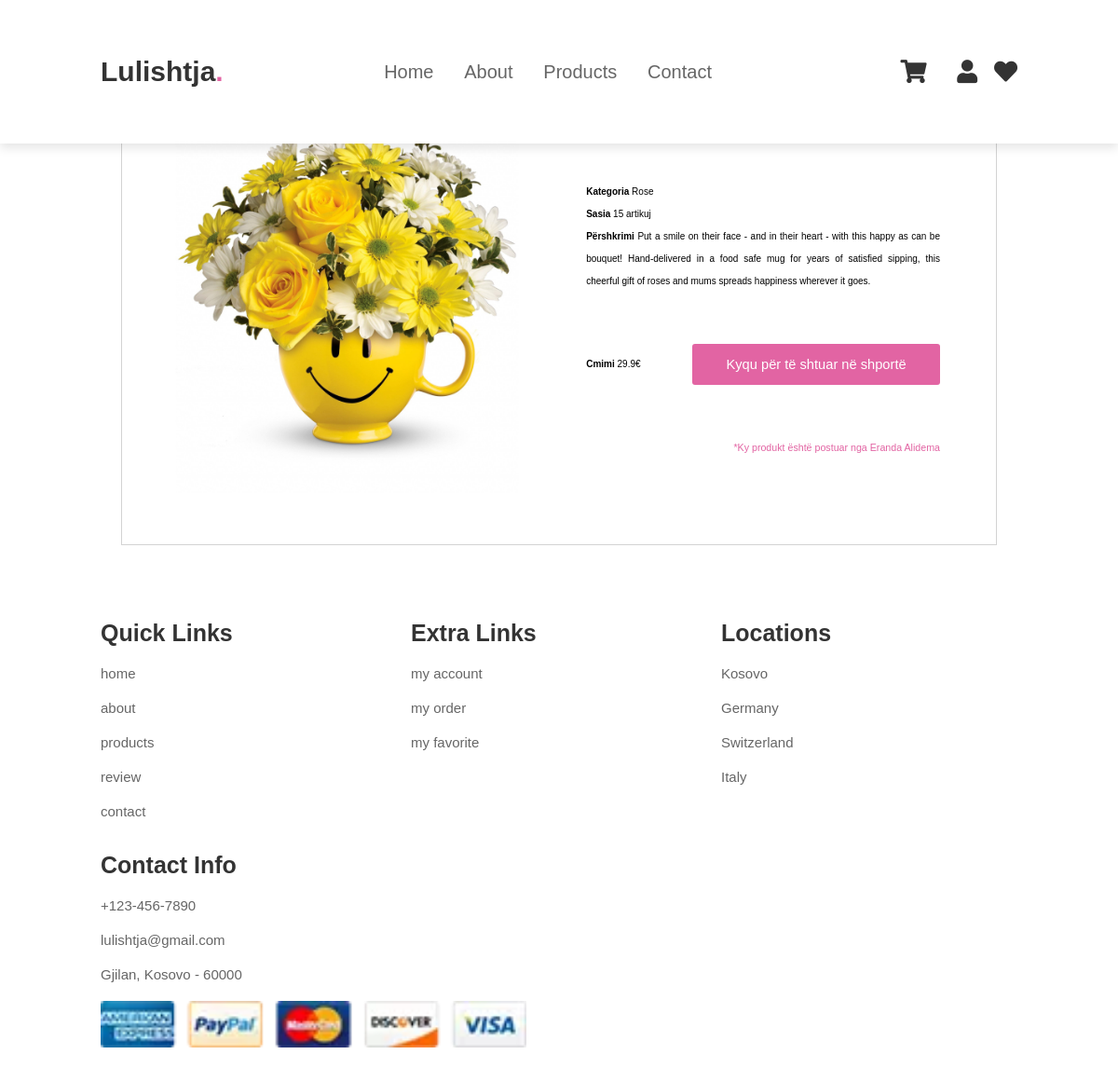
The app's page /views/view-product.php?pid=30 with its own data.
### tables this page shows
CREATE TABLE `products` (
  `id` int(11) NOT NULL,
  `emri` varchar(255) NOT NULL,
  `cmimi` float NOT NULL,
  `pershkrimi` text NOT NULL,
  `sasia` int(11) NOT NULL,
  `kategoria` varchar(255) DEFAULT NULL,
  `image` varchar(255) NOT NULL,
  `admin_id` int(11) NOT NULL,
  `prodhuesi` varchar(255) DEFAULT NULL,
  `is_promoted` smallint(1) NOT NULL DEFAULT 0
);

CREATE TABLE `users` (
  `id` int(11) NOT NULL,
  `first_name` varchar(255) NOT NULL,
  `last_name` varchar(255) NOT NULL,
  `email` varchar(255) NOT NULL,
  `password` varchar(255) NOT NULL,
  `time_created` timestamp NOT NULL DEFAULT current_timestamp() ON UPDATE current_timestamp(),
  `is_admin` smallint(1) NOT NULL DEFAULT 0
);

### logic/Database.php (called while the page is built, shortened)
<?php
class DatabaseConfig {
    private $connection;
    private $host = "localhost";
    private $dbname = "lulishtja";
    protected function getConnection(){
        return $this->connection;
    }
    private function createConnection(){
        try {
            $this->connection = new PDO("mysql:host=$this->host;dbname=$this->dbname", "root", "");
        } catch (PDOException $e) {
            print "Error!: " . $e->getMessage() . "<br/>";
            die();
        }
    }
}

### logic/ProductMapper.php (called while the page is built, shortened)
<?php
require_once "Database.php";
class ProductMapper extends DatabaseConfig {
    private $connection;
    public function __construct(){
        $this->connection = $this->getConnection();
    }
    public function getProductsById($id){
        $this->query = "select * from products where id=:id";
        $statement = $this->connection->prepare($this->query);
        $statement->bindParam(":id", $id);
        $statement->execute();
        $result = $statement->fetch(PDO::FETCH_ASSOC);
        return $result;
    }
}

### logic/UserMapper.php (called while the page is built, shortened)
<?php
require_once "Database.php";
class UserMapper extends DatabaseConfig {
    private $connection;
    public function __construct(){
        $this->connection = $this->getConnection();
    }
    public function getUserByID($id){
        $this->query = "select * from users where id=:id";
        $statement = $this->connection->prepare($this->query);
        $statement->bindParam(":id", $id);
        $statement->execute();
        $result = $statement->fetch(PDO::FETCH_ASSOC);
        return $result;
    }
}

### views/view-product.php (the view, shortened to what this page needs)
<?php
include_once '../logic/ProductMapper.php';
include_once '../logic/UserMapper.php';
include '../components/header.php';
if(isset($_GET['pid'])){
    $pmapper = new ProductMapper();
    $mapper = new UserMapper();
    $pid=$_GET['pid'];
    $product = $pmapper->getProductsById($pid);
    $admin = $mapper->getUserById($product['admin_id']);
}?>
<main id="main">
    <div class="wrapper">
        <div class="view-product">
            <div class="view-product-image">
                <img src="<?= $product['image']?>" alt="">
            </div>
            <div class="product-info">
                <div>
                    <p><?= $product['prodhuesi']?></p>
                    <h1><?= $product['emri']?></h1>
                </div>
                <div>
                    <p><b>Kategoria </b><?= $product['kategoria']?></p>
                    <p><b>Sasia </b><?= $product['sasia']?> artikuj</p>
                    <p><b>Përshkrimi </b><?= $product['pershkrimi']?></p>
                </div>
                <div>
                    <p><b>Cmimi </b><?= $product['cmimi']?>&euro;</p>
                    <?php
                    if(isset($_SESSION['is_logged_in']) == 1){
                        $isInCart = false;
                        for($i = 0; $i < count($cartProducts); $i = $i + 1){
                            if($product['id'] == $cartProducts[$i]['product_id']){
                             $isInCart = true;
                                break;
                            }
                        }
                        if($isInCart){ ?>
                            <p><b>Produkti është në shportë</b></p>
                        <?php } else if($product['sasia'] == 0) { ?>
                            <p id="nostock">Nuk ka stok</p>
                        <?php }
                        else { ?>
                            <a href=" <?php echo "../logic/upload.php?action=add-to-cart&product-id=".$product['id'] ?>">Shto në shportë</a>
                        <?php }
                    }
                    else if($product['sasia'] == 0){ ?>
                        <p id="nostock">Nuk ka stok</p>
                    <?php } else if(!isset($_SESSION['is_logged_in'])) { ?>
                        <a href="llogaria.php" class="button">Kyqu për të shtuar në shportë</a>
                    <?php } else { ?>
                        <a href=" <?php echo "../logic/upload.php?action=add-to-cart&product-id=".$product['id'] ?>">Shto në shportë</a>
                    <?php } ?>
                </div>
                <div>
                    <?php if($admin != null){ ?>
                        <p>*Ky produkt është postuar nga <?= $admin['first_name'].' '.$admin['last_name']?></p>
                    <?php } ?>
                </div>
            </div>
        </div>
    </div>
</main>
<?php
include '../components/footer.php'
?>

### css/style.css (style rules this page uses)
:root { --col:#e264a3; }
* { margin:0; padding:0; box-sizing: border-box; font-family: Verdana, Geneva, Tahoma, sans-serif; outline: none; border:none; text-decoration: none; }
html { font-size: 62.5%; scroll-behavior: smooth; scroll-padding-top: 6rem; overflow-x: hidden; }
a { text-decoration: none; }
.button { background-color: #e264a3; color: white; border-radius: 3px; font-size: 11pt; }
#main { min-height: 60vh; width:100%; }
.wrapper { margin-right: auto; margin-left: auto; max-width: 960px; padding-right: 10px; padding-left: 10px; }
.view-product { margin: 50px 0; display: flex; flex-direction: row; background-color: white; border: 0.1px solid lightgrey; }
.view-product-image { width: 50%; padding: 15px; margin: 40px 15px; display: flex; justify-content: center; align-items: flex-start; }
.view-product-image img { max-width: 100%; background-color: white; }
.product-info { padding: 15px; padding-right: 60px; width: 50%; line-height: 18pt; }
.product-info div:first-child, .product-info div:nth-child(2), .product-info div:nth-child(3) { margin: 40px 0; }
.product-info div:nth-child(2) { text-align: justify; }
.product-info div:nth-child(3) { display: flex; flex-direction: row; align-items: center; justify-content: space-between; }
.product-info div:nth-child(3) a { background-color: #e264a3; color: white; border-radius: 3px; font-size: 11pt; width:70%; padding: 10px 0; text-align: center; border: none; }
.product-info div:nth-child(3) a { margin: 15px 0; width: 70%; padding: 10px 0; text-align: center; }
.product-info div:last-child p { font-size: 8pt; text-align: right; color: #e264a3; }

### records on screen
products: image (picture), kategoria "Rose", sasia "15", pershkrimi "Put a smile on their face - and in their heart - with this happy as can be bouquet! Hand-delivered in a food safe mug for years of satisfied sipping, this cheerful gift of roses and mums spreads happiness wherever it goes.", cmimi "29.9"
users: first_name "Eranda", last_name "Alidema"
